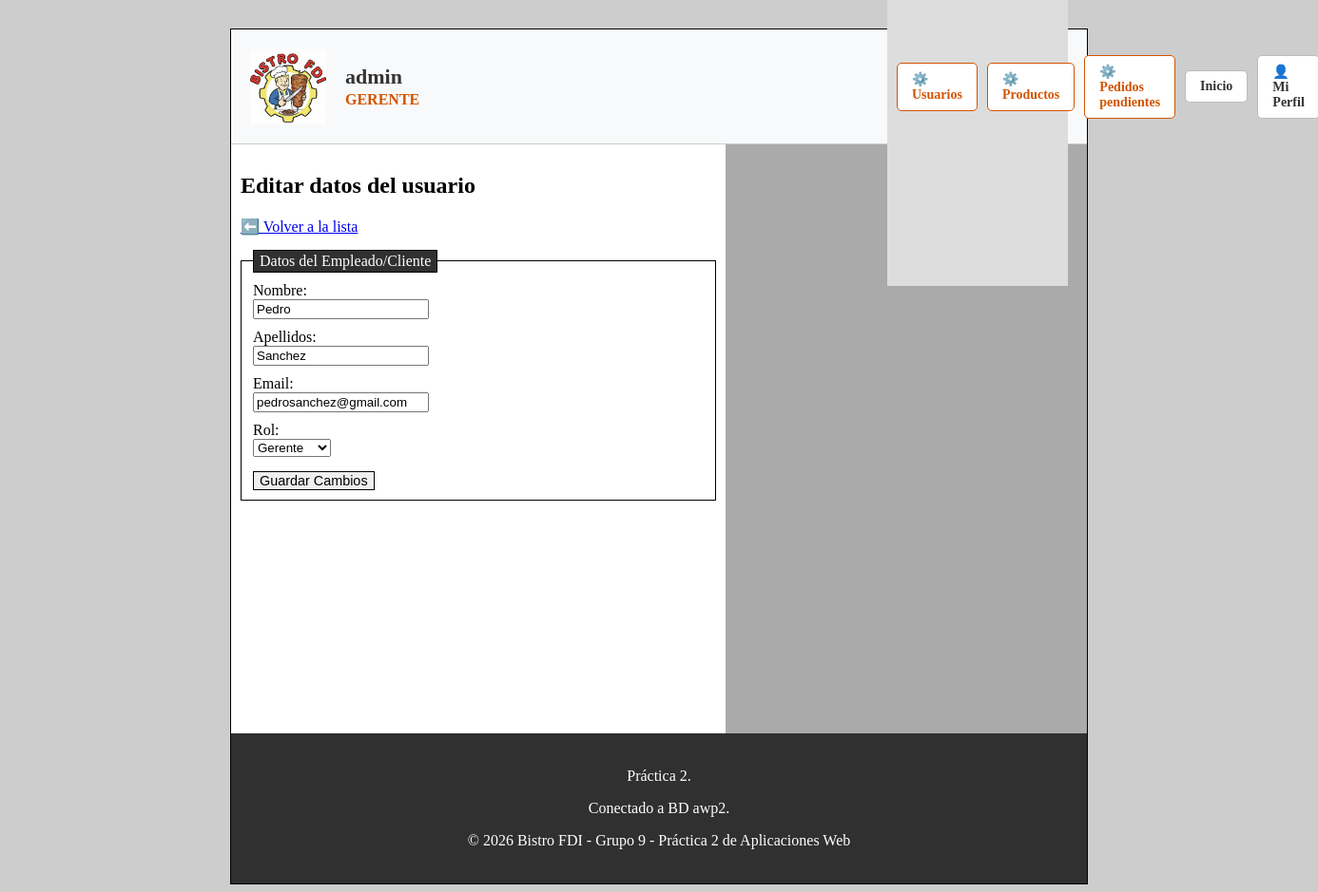
Screenshot of /admin/editar_usuario.php?id=1 (signed in) with the database file from the repository.
### tables this page shows
CREATE TABLE `usuarios` (
  `id` int(11) NOT NULL,
  `nombre_usuario` varchar(50) NOT NULL,
  `email` varchar(100) NOT NULL,
  `nombre` varchar(50) NOT NULL,
  `apellidos` varchar(100) NOT NULL,
  `password` varchar(255) NOT NULL,
  `rol` enum('cliente','camarero','cocinero','gerente') DEFAULT 'cliente',
  `avatar` varchar(255) DEFAULT 'default.png',
  `bistrocoins` int(11) DEFAULT 0
);

### includes/clases/usuarios/Usuario.php (called while the page is built, shortened)
<?php
class Usuario
{
    private $nombre;
    private $apellidos;
    private $email;
    private $rol;
    private function __construct($id, $nombreUsuario, $password, $nombre, $apellidos, $email, $rol, $avatar)
    {
        $this->nombre = $nombre;
        $this->apellidos = $apellidos;
        $this->email = $email;
        $this->rol = $rol;
    }
    public function getNombre() { return $this->nombre; }
    public function getApellidos() { return $this->apellidos; }
    public function getEmail() { return $this->email; }
    public function getRol() { return $this->rol; }
    public static function buscaUsuario($id)
    {
        $conn = Aplicacion::getInstance()->getConexionBd();
        $stmt = $conn->prepare("SELECT * FROM usuarios WHERE id = ?");
        $stmt->bind_param("i", $id);
        $stmt->execute();
        $resultado = $stmt->get_result();
        if ($resultado->num_rows == 1) {
            $fila = $resultado->fetch_assoc();
            return new Usuario(
                $fila['id'], $fila['nombre_usuario'], $fila['password'],
                $fila['nombre'], $fila['apellidos'], $fila['email'],
                $fila['rol'], $fila['avatar']
            );
        }
        return false;
    }
}

### includes/clases/usuarios/FormularioAdminEditar.php (the view, shortened to what this page needs)
<?php
class FormularioAdminEditar extends Formulario
{
    private $idUsuarioEditar;
    public function __construct($idUsuario) {
        $this->idUsuarioEditar = $idUsuario;
    }
    protected function generaCamposFormulario(&$datos)
    {
        if (!$datos) {
            $usuario = Usuario::buscaUsuario($this->idUsuarioEditar);
            if ($usuario) {
                $datos['nombre'] = $usuario->getNombre();
                $datos['apellidos'] = $usuario->getApellidos();
                $datos['email'] = $usuario->getEmail();
                $datos['rol'] = $usuario->getRol();
            } else {
                return "<p>Error: Usuario no encontrado.</p>";
            }
        }
        $nombre = $datos['nombre'] ?? '';
        $apellidos = $datos['apellidos'] ?? '';
        $email = $datos['email'] ?? '';
        $rol = $datos['rol'] ?? 'cliente';
        $selCliente = ($rol === 'cliente') ? 'selected' : '';
        $selCamarero = ($rol === 'camarero') ? 'selected' : '';
        $selCocinero = ($rol === 'cocinero') ? 'selected' : '';
        $selGerente = ($rol === 'gerente') ? 'selected' : '';
        $erroresGlobales = self::generaListaErroresGlobales($this->errores);
        $html = <<<EOF
        $erroresGlobales
        <fieldset>
            <legend>Datos del Empleado/Cliente</legend>
            <input type="hidden" name="id" value="{$this->idUsuarioEditar}">
            <div style="margin-bottom: 10px;">
                <label>Nombre:</label>
                <input type="text" name="nombre" value="$nombre" required>
            </div>
            <div style="margin-bottom: 10px;">
                <label>Apellidos:</label>
                <input type="text" name="apellidos" value="$apellidos">
            </div>
            <div style="margin-bottom: 10px;">
                <label>Email:</label>
                <input type="email" name="email" value="$email" required>
            </div>
            <div style="margin-bottom: 15px;">
                <label>Rol:</label>
                <select name="rol">
                    <option value="cliente" $selCliente>Cliente</option>
                    <option value="camarero" $selCamarero>Camarero</option>
                    <option value="cocinero" $selCocinero>Cocinero</option>
                    <option value="gerente" $selGerente>Gerente</option>
                </select>
            </div>
            <button type="submit">Guardar Cambios</button>
        </fieldset>
EOF;
        return $html;
    }
}

### CSS/estilo.css (style rules this page uses)
body { background-color: #CDCDCD; }
fieldset { border: 1px solid black; margin: auto; }
fieldset div { justify-content: center; margin: 5px auto; }
legend { color: #fff; background: #303030; border: 1px solid black; padding: 2px 6px; }
label { margin-right: 0.5em; display: block; }
input { display: block; }
button, a.boton { border: 1px solid black; font-size: 0.9em; font-family: Arial; font-weight: 400; }

### rows the page displays
usuarios: nombre "Pedro", apellidos "Sanchez", email "pedrosanchez@gmail.com"

### other values shown
$nombreActual "admin"
$rolMayusculas "GERENTE"
